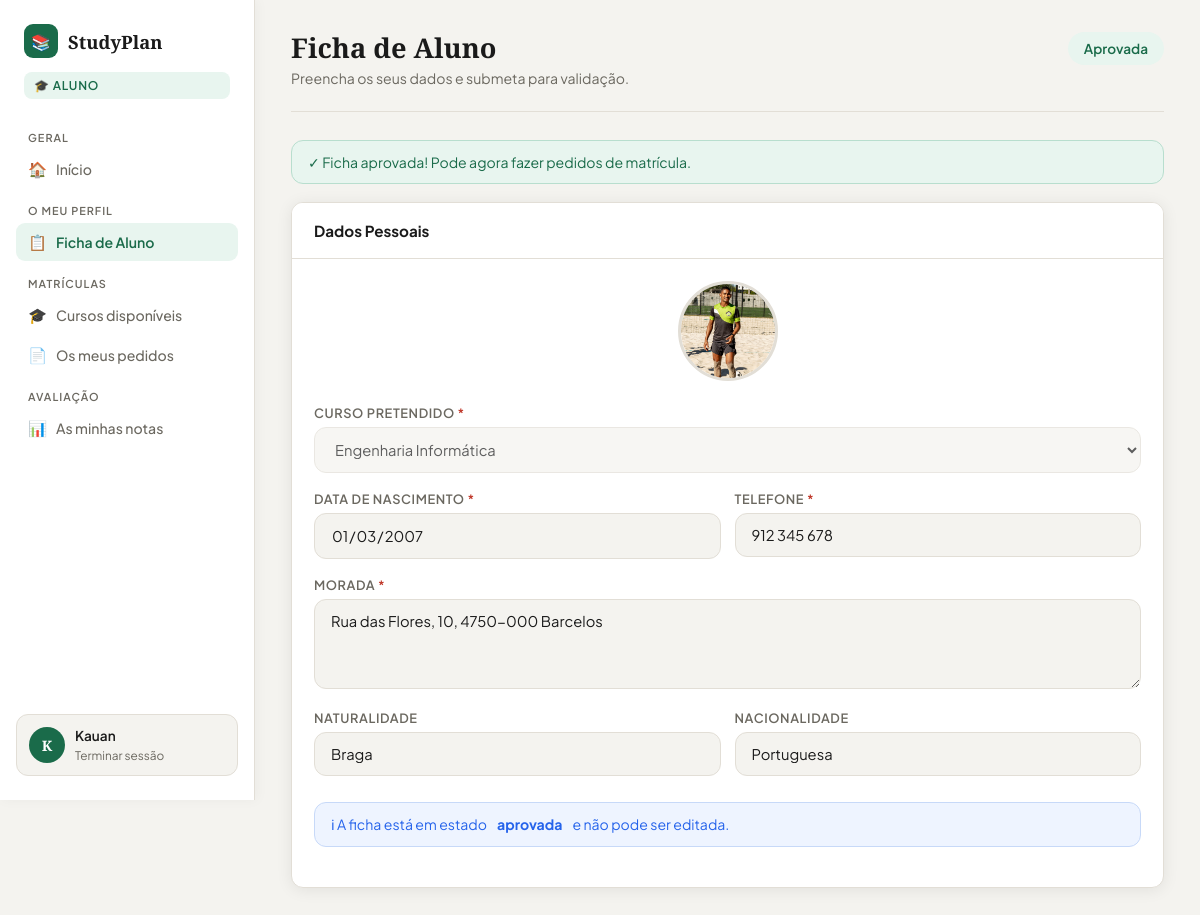
The page /aluno/ficha.php (signed in) on the database its author committed.
### tables this page shows
CREATE TABLE `fichas_aluno` (
  `id` int(11) NOT NULL,
  `utilizador_id` int(11) NOT NULL,
  `curso_id` int(11) DEFAULT NULL,
  `data_nascimento` date DEFAULT NULL,
  `telefone` varchar(20) DEFAULT NULL,
  `morada` text DEFAULT NULL,
  `naturalidade` varchar(100) DEFAULT NULL,
  `nacionalidade` varchar(100) DEFAULT 'Portuguesa',
  `foto` varchar(255) DEFAULT NULL,
  `estado` enum('rascunho','submetida','aprovada','rejeitada') DEFAULT 'rascunho',
  `observacoes` text DEFAULT NULL,
  `validado_por` int(11) DEFAULT NULL,
  `validado_em` timestamp NULL DEFAULT NULL,
  `criado_em` timestamp NOT NULL DEFAULT current_timestamp(),
  `atualizado_em` timestamp NOT NULL DEFAULT current_timestamp() ON UPDATE current_timestamp()
);

CREATE TABLE `cursos` (
  `id` int(11) NOT NULL,
  `nome` varchar(150) NOT NULL,
  `descricao` text DEFAULT NULL,
  `duracao_anos` int(11) DEFAULT 3,
  `ativo` tinyint(1) DEFAULT 1,
  `criado_por` int(11) DEFAULT NULL,
  `criado_em` timestamp NOT NULL DEFAULT current_timestamp()
);

### aluno/ficha.php (the view, shortened to what this page needs)
<?php
$db  = getDB();
$uid = $_SESSION['user_id'];
$stmt = $db->prepare("SELECT f.*,c.nome as curso_nome FROM fichas_aluno f LEFT JOIN cursos c ON f.curso_id=c.id WHERE f.utilizador_id=?");
$stmt->execute([$uid]);
$ficha = $stmt->fetch();
$cursos = $db->query("SELECT * FROM cursos WHERE ativo=1 ORDER BY nome")->fetchAll();
$pode_editar = !$ficha || in_array($ficha['estado'], ['rascunho','rejeitada']);
?>
<!DOCTYPE html>
<html lang="pt-PT">
<head>
    <link rel="stylesheet" href="../assets/css/style.css">
</head>
<body>
<div class="layout">
    <?php include 'sidebar.php'; ?>
    <main class="main">
        <div class="topbar">
            <div>
                <h1>Ficha de Aluno</h1>
                <p>Preencha os seus dados e submeta para validação.</p>
            </div>
            <?php if ($ficha): ?>
            <span class="badge estado-<?= $ficha['estado'] ?>" style="font-size:0.85rem;padding:8px 16px;">
                <?= ucfirst($ficha['estado']) ?>
            </span>
            <?php endif; ?>
        </div>
        <?php if ($ficha && $ficha['estado']==='aprovada'): ?>
        <div class="alert alert-success">✓ Ficha aprovada! Pode agora fazer pedidos de matrícula.</div>
        <?php endif; ?>
        <div class="card">
            <div class="card-header"><h3>Dados Pessoais</h3></div>
            <div class="card-body">
                <form method="POST" enctype="multipart/form-data">
                    <div style="text-align:center; margin-bottom:24px;">
                        <?php if ($ficha && $ficha['foto']): ?>
                            <img src="../assets/uploads/<?= htmlspecialchars($ficha['foto']) ?>" class="foto-preview" id="preview-img">
                        <?php else: ?>
                            <div class="foto-placeholder" id="preview-placeholder">👤</div>
                            <img src="" class="foto-preview" id="preview-img" style="display:none">
                        <?php endif; ?>
                    </div>
                    <div class="form-group">
                        <label>Curso Pretendido <span style="color:var(--danger)">*</span></label>
                        <select name="curso_id" <?= !$pode_editar?'disabled':'' ?> required>
                            <?php foreach ($cursos as $c): ?>
                                <option value="<?= $c['id'] ?>" <?= ($ficha['curso_id']??0)==$c['id']?'selected':'' ?>>
                                    <?= htmlspecialchars($c['nome']) ?>
                                </option>
                            <?php endforeach; ?>
                        </select>
                    </div>
                    <div class="form-row">
                        <div class="form-group">
                            <label>Data de Nascimento <span style="color:var(--danger)">*</span></label>
                            <input type="date" name="data_nascimento" value="<?= htmlspecialchars($ficha['data_nascimento']??'') ?>" <?= !$pode_editar?'disabled':'' ?> required>
                        </div>
                        <div class="form-group">
                            <label>Telefone <span style="color:var(--danger)">*</span></label>
                            <input type="tel" name="telefone" placeholder="912 345 678" value="<?= htmlspecialchars($ficha['telefone']??'') ?>" <?= !$pode_editar?'disabled':'' ?> required>
                        </div>
                    </div>
                    <div class="form-group">
                        <label>Morada <span style="color:var(--danger)">*</span></label>
                        <textarea name="morada" placeholder="Rua, número, código postal, cidade" <?= !$pode_editar?'disabled':'' ?>><?= htmlspecialchars($ficha['morada']??'') ?></textarea>
                    </div>
                    <div class="form-row">
                        <div class="form-group">
                            <label>Naturalidade</label>
                            <input type="text" name="naturalidade" placeholder="Ex: Braga" value="<?= htmlspecialchars($ficha['naturalidade']??'') ?>" <?= !$pode_editar?'disabled':'' ?>>
                        </div>
                        <div class="form-group">
                            <label>Nacionalidade</label>
                            <input type="text" name="nacionalidade" placeholder="Ex: Portuguesa" value="<?= htmlspecialchars($ficha['nacionalidade']??'Portuguesa') ?>" <?= !$pode_editar?'disabled':'' ?>>
                        </div>
                    </div>
                    <?php if ($pode_editar): ?>
                    <div style="display:flex;gap:12px;margin-top:8px;">
                        <button type="submit" name="acao" value="guardar" class="btn btn-secondary" style="flex:1;justify-content:center">
                            💾 Guardar Rascunho
                        </button>
                        <button type="submit" name="acao" value="submeter" class="btn btn-primary" style="flex:1" onclick="return confirm('Submeter a ficha para validação? Não poderá editar depois.')">
                            📤 Submeter para Validação
                        </button>
                    </div>
                    <?php else: ?>
                    <div class="alert alert-info" style="margin-top:8px;">
                        ℹ A ficha está em estado <strong><?= $ficha['estado'] ?></strong> e não pode ser editada.
                    </div>
                    <?php endif; ?>
                </form>
            </div>
        </div>
    </main>
</div>
</body>
</html>

### assets/css/style.css (style rules this page uses)
:root { --bg: #F4F3EF; --bg2: #ECEAE4; --white: #FFFFFF; --card: #FFFFFF; --border: #E2DED6; --accent: #1A6B4A; --accent2: #2E9E6E; --accent3: #E8F5EF; --text: #1A1A1A; --muted: #6B6860; --danger: #C0392B; --danger-bg: #FDECEA; --warning: #D4761A; --warning-bg: #FEF3E7; --success: #1A6B4A; --success-bg: #E8F5EF; --radius: 12px; --shadow: 0 2px 16px rgba(0,0,0,0.08); --shadow-lg: 0 8px 32px rgba(0,0,0,0.12); }
* { margin: 0; padding: 0; box-sizing: border-box; }
body { font-family: 'Plus Jakarta Sans', sans-serif; background: var(--bg); color: var(--text); min-height: 100vh; font-size: 0.95rem; }
h1, h2, h3 { font-family: 'Playfair Display', serif; }
.form-group { margin-bottom: 18px; }
.form-group label { display: block; font-size: 0.8rem; color: var(--muted); margin-bottom: 6px; font-weight: 600; text-transform: uppercase; letter-spacing: 0.6px; }
.form-group input, .form-group select, .form-group textarea { width: 100%; padding: 12px 16px; background: var(--bg); border: 1.5px solid var(--border); border-radius: var(--radius); color: var(--text); font-family: 'Plus Jakarta Sans', sans-serif; font-size: 0.92rem; transition: border-color 0.2s, box-shadow 0.2s; outline: none; }
.form-group textarea { resize: vertical; min-height: 90px; }
.form-row { display: grid; grid-template-columns: 1fr 1fr; gap: 14px; }
.alert { padding: 12px 16px; border-radius: var(--radius); margin-bottom: 18px; font-size: 0.88rem; display: flex; align-items: flex-start; gap: 10px; }
.alert-success { background: var(--success-bg); border: 1px solid #b8dece; color: var(--success); }
.alert-info { background: #EEF4FF; border: 1px solid #C7D9F8; color: #2563EB; }
.layout { display: flex; min-height: 100vh; }
.main { margin-left: 255px; flex: 1; padding: 32px 36px; min-height: 100vh; }
.topbar { display: flex; justify-content: space-between; align-items: flex-start; margin-bottom: 28px; padding-bottom: 24px; border-bottom: 1px solid var(--border); }
.topbar h1 { font-size: 1.7rem; line-height: 1.2; }
.topbar p { color: var(--muted); font-size: 0.88rem; margin-top: 4px; }
.card { background: var(--white); border: 1px solid var(--border); border-radius: var(--radius); overflow: hidden; box-shadow: var(--shadow); margin-bottom: 22px; }
.card-header { display: flex; justify-content: space-between; align-items: center; padding: 18px 22px; border-bottom: 1px solid var(--border); background: var(--white); }
.card-header h3 { font-family: 'Plus Jakarta Sans', sans-serif; font-size: 0.95rem; font-weight: 700; }
.card-body { padding: 22px; }
.badge { display: inline-flex; align-items: center; gap: 4px; padding: 3px 10px; border-radius: 50px; font-size: 0.75rem; font-weight: 600; }
.estado-aprovada { background: var(--success-bg); color: var(--success); }
.foto-preview { width: 100px; height: 100px; border-radius: 50%; object-fit: cover; border: 3px solid var(--border); display: block; margin: 0 auto 12px; }

### rows shown on the page
fichas_aluno: estado "Aprovada", foto (picture), curso_id "Engenharia Informática", data_nascimento "01/03/2007", telefone "912 345 678", morada "Rua das Flores, 10, 4750-000 Barcelos", naturalidade "Braga", nacionalidade "Portuguesa", estado "aprovada"

### other values the page prints
$ini "K"
$_SESSION['user_nome'] "Kauan"
